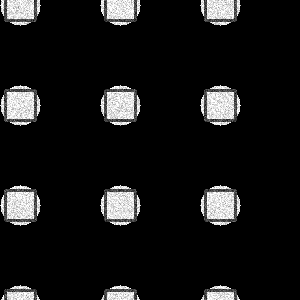
#> input picture dataset/reference.png, 300 x 300 px, found by its file name
$ python verify_feature_matching.py
#> lines starting #> are read from the running program, lines starting #| are printed output that depends on the picture
### src/utils/data_loader.py
import os
import cv2
import numpy as np
from src.utils.logger import get_logger

logger = get_logger("DataLoader")

def load_or_generate_dataset(data_dir: str = "dataset"):
    """
    Checks if real dataset exists. If not, generates synthetic DRAM-like images
    for unit testing fallback.
    """
    ref_path = os.path.join(data_dir, "reference.png")
    search_path = os.path.join(data_dir, "search.png")

    if os.path.exists(ref_path) and os.path.exists(search_path):
        logger.info("Real dataset found. Loading...")
        ref_img = cv2.imread(ref_path, cv2.IMREAD_GRAYSCALE)
        search_img = cv2.imread(search_path, cv2.IMREAD_GRAYSCALE)
        return ref_img, search_img

    # Generate high-resolution base image (1 unit = 1 px)
    # The physical scene is 10240 x 10240 units
    base_size = 10240
    base_img = np.zeros((base_size, base_size), dtype=np.float32)

    # Draw structures at high resolution
    # Dram pitch = 300 units (Search pitch = 30 px)
    for i in range(150, base_size, 300):
        for j in range(150, base_size, 300):
            cv2.circle(base_img, (i, j), 60, 150, -1)
            cv2.rectangle(base_img, (i-45, j-45), (i+45, j+45), 80, 6)

    # SEM Edge Brightening
    kernel = cv2.getStructuringElement(cv2.MORPH_RECT, (11, 11))
    gradient = cv2.morphologyEx(base_img, cv2.MORPH_GRADIENT, kernel)
    sem_img = np.clip(base_img + gradient * 1.5, 0, 255).astype(np.float32)

    # Extract Reference (Clean) - 900x900 px
    # Add rejection sampling to prevent empty references
    valid = False
    attempts = 0
    while not valid and attempts < 100:
        attempts += 1
        offset_x = np.random.randint(2000, 8000)
        offset_y = np.random.randint(2000, 8000)
        ref_float = sem_img[offset_y:offset_y+900, offset_x:offset_x+900].copy()

        # Validation: Ref must have meaningful structure
        # Check standard deviation (structural energy)
        if np.std(ref_float) > 10.0:
            valid = True

    lam_ref = 50.0
    ref_noisy = np.random.poisson(ref_float / 255.0 * lam_ref) / lam_ref * 255.0
    ref_img = np.clip(ref_noisy, 0, 255).astype(np.uint8)

    # Generate Search Image - 1024x1024 px (downsampled by 10x)
    # 10240x10240 -> 1024x1024
    search_float = cv2.resize(sem_img, (1024, 1024), interpolation=cv2.INTER_AREA)

    # Search degradation
    search_blur = cv2.GaussianBlur(search_float, (3, 3), 0.8)
    lam_search = 20.0
    search_noisy = np.random.poisson(search_blur / 255.0 * lam_search) / lam_search * 255.0
    search_img = np.clip(search_noisy, 0, 255).astype(np.uint8)

    # Ground Truth coordinate in Search Image
    # Reference was taken at (offset_x, offset_y) in base coordinates.
    # The center of the 900x900 reference is (offset_x + 450, offset_y + 450)
    gt_x = (offset_x + 450.0) / 10.0
    gt_y = (offset_y + 450.0) / 10.0

    cv2.imwrite(ref_path, ref_img)
    cv2.imwrite(search_path, search_img)

    return ref_img, search_img, gt_x, gt_y

### src/feature_matching/gfee.py
import cv2
import numpy as np
from src.utils.logger import Profiler

class GeometricFeatureExtractionEngine:
    """
    Geometric Feature Extraction Engine (GFEE)
    Implements SIFT + BFMatcher with Lowe's Ratio Test.
    """
    def __init__(self, ratio_thresh: float = 0.75):
        self.sift = cv2.SIFT_create()
        self.bf = cv2.BFMatcher(cv2.NORM_L2, crossCheck=False)
        self.ratio_thresh = ratio_thresh
        self.stats = {}

    def run(self, inputs: dict) -> dict:
        """
        inputs: {'reference': ndarray, 'candidate': ndarray}
        returns: {'kp1': list, 'kp2': list, 'good_matches': list, 'stats': dict}
        """
        img1 = inputs['reference']
        img2 = inputs['candidate']

        with Profiler("GFEE_Run") as p:
            kp1, des1 = self.sift.detectAndCompute(img1, None)
            kp2, des2 = self.sift.detectAndCompute(img2, None)

            good_matches = []
            if des1 is not None and des2 is not None and len(des1) > 1 and len(des2) > 1:
                matches = self.bf.knnMatch(des1, des2, k=2)
                for m, n in matches:
                    if m.distance < self.ratio_thresh * n.distance:
                        good_matches.append(m)

        self.stats['runtime_ms'] = p.elapsed_ms
        self.stats['memory_kb'] = p.mem_diff_kb
        self.stats['num_kp1'] = len(kp1)
        self.stats['num_kp2'] = len(kp2)
        self.stats['num_good_matches'] = len(good_matches)

        return {
            'kp1': kp1,
            'kp2': kp2,
            'good_matches': good_matches,
            'stats': self.stats
        }

### src/utils/logger.py
import logging
import time
import os
import tracemalloc

def get_logger(name: str) -> logging.Logger:
    """Returns a configured industrial logger."""
    logger = logging.getLogger(name)
    if not logger.handlers:
        logger.setLevel(logging.DEBUG)
        formatter = logging.Formatter('%(asctime)s - %(name)s - %(levelname)s - %(message)s')

        ch = logging.StreamHandler()
        ch.setLevel(logging.INFO)
        ch.setFormatter(formatter)
        logger.addHandler(ch)
    return logger

class Profiler:
    """Context manager for profiling execution time and memory usage."""
    def __init__(self, name: str, logger: logging.Logger = None):
        self.name = name
        self.logger = logger or get_logger(self.name)
        self.start_time = 0
        self.end_time = 0
        self.mem_start = 0
        self.mem_end = 0

    def __enter__(self):
        tracemalloc.start()
        self.mem_start = tracemalloc.get_traced_memory()[0]
        self.start_time = time.perf_counter()
        return self

    def __exit__(self, exc_type, exc_val, exc_tb):
        self.end_time = time.perf_counter()
        self.mem_end = tracemalloc.get_traced_memory()[0]
        tracemalloc.stop()

        elapsed_ms = (self.end_time - self.start_time) * 1000
        mem_diff_kb = (self.mem_end - self.mem_start) / 1024

        self.logger.info(f"[{self.name}] Executed in {elapsed_ms:.2f} ms | Mem Diff: {mem_diff_kb:.2f} KB")
        self.elapsed_ms = elapsed_ms
        self.mem_diff_kb = mem_diff_kb

### src/utils/visualizer.py
import os
import cv2
import matplotlib.pyplot as plt
import numpy as np

def save_image(img: np.ndarray, save_dir: str, filename: str, is_rgb: bool = False):
    """Saves an image to disk."""
    os.makedirs(save_dir, exist_ok=True)
    filepath = os.path.join(save_dir, filename)
    if is_rgb:
        img_bgr = cv2.cvtColor(img, cv2.COLOR_RGB2BGR)
        cv2.imwrite(filepath, img_bgr)
    else:
        cv2.imwrite(filepath, img)

# [15 lines left out: functions plot_histogram, save_overlay, not called in this run]

### src/utils/report_generator.py
import os
from typing import Dict, Any

class ReportGenerator:
    """Generates Markdown debug reports for each module."""
    def __init__(self, module_name: str, save_dir: str = "outputs/reports"):
        self.module_name = module_name
        self.save_dir = save_dir
        self.filepath = os.path.join(self.save_dir, f"{self.module_name}_REPORT.md")
        os.makedirs(self.save_dir, exist_ok=True)
        self.content = f"# {self.module_name} DEBUG REPORT\n\n"

    def add_section(self, title: str, content: str):
        self.content += f"## {title}\n{content}\n\n"

    def add_parameters(self, params: Dict[str, Any]):
        param_str = "\n".join([f"- **{k}**: {v}" for k, v in params.items()])
        self.add_section("Parameters Used", param_str)

    def add_execution_stats(self, time_ms: float, mem_kb: float, dims: str):
        stats = f"- **Runtime**: {time_ms:.2f} ms\n- **Memory Diff**: {mem_kb:.2f} KB\n- **Output Dimensions**: {dims}"
        self.add_section("Execution Statistics", stats)

    def add_images(self, image_paths: list[str]):
        img_str = "\n".join([f"![image]({path})" for path in image_paths])
        self.add_section("Generated Images", img_str)

    def add_status(self, passed: bool, observations: str):
        status = "PASS" if passed else "FAIL"
        content = f"**Status**: {status}\n\n**Observations**:\n{observations}"
        self.add_section("Conclusion", content)

    def save(self):
        with open(self.filepath, "w") as f:
            f.write(self.content)

### scripts/verify_feature_matching.py
import os
import sys
import cv2

sys.path.append(os.path.abspath(os.path.join(os.path.dirname(__file__), '..')))

from src.utils.data_loader import load_or_generate_dataset
from src.utils.visualizer import save_image
from src.utils.report_generator import ReportGenerator
from src.feature_matching.gfee import GeometricFeatureExtractionEngine

def main():
    report = ReportGenerator("GFEE", save_dir="outputs/reports")
    report.add_parameters({"extractor": "SIFT", "ratio_thresh": 0.75})

    try:
        ref_img, search_img = load_or_generate_dataset()
#> in load_or_generate_dataset, ref_img is the input picture: shape (300, 300); min 0, max 255, mean 23.8
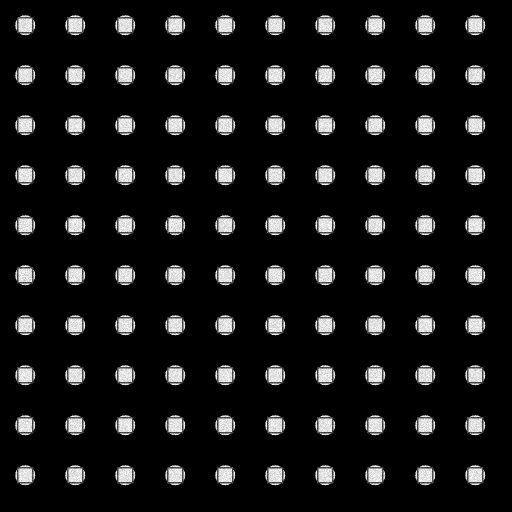
#> input picture dataset/search.png, 1024 x 1024 px, found by its file name (shown at 1/2 size)
#> in load_or_generate_dataset, search_img is the input picture: shape (1024, 1024); min 0, max 255, mean 22.8

        # Crop a candidate to simulate GSPE output
        h, w = ref_img.shape
#> h = 300; w = 300
        cand_img = search_img[300:300+h, 300:300+w].copy() # Roughly near true location
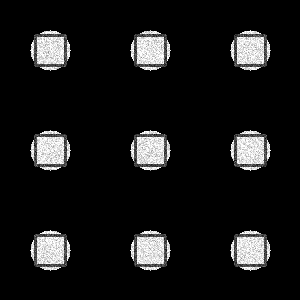
#> cand_img: shape (300, 300); min 0, max 255, mean 23.8

        engine = GeometricFeatureExtractionEngine(ratio_thresh=0.75)
        result = engine.run({'reference': ref_img, 'candidate': cand_img})
#> in run, `kp1, des1 = self.sift.detectAndCompute(img1, None)`: kp1 = 306 keypoints; strongest (x, y, size): (220, 205, 23.5), (220, 105, 23.4), (120, 205, 23.5), (120, 105, 23.6)
#> in run, `kp2, des2 = self.sift.detectAndCompute(img2, None)`: kp2 = 341 keypoints; strongest (x, y, size): (150, 50, 23.3), (250, 250, 23.3), (250, 150, 23.3), (150, 250, 23.4)
#> in run, `matches = self.bf.knnMatch(des1, des2, k=2)`: matches = 306 matches
#> after the loop in run, `for m, n in matches:`: good_matches = 221 matches
#> result = 4 items

        kp1, kp2, matches, stats = result['kp1'], result['kp2'], result['good_matches'], result['stats']
#> matches = 221 matches; stats = {'runtime_ms': 91.06, 'memory_kb': 583.8, 'num_kp1': 306, 'num_kp2': 341, 'num_good_matches': 221}

        # Visualize matches
        match_img = cv2.drawMatches(ref_img, kp1, cand_img, kp2, matches, None, flags=cv2.DrawMatchesFlags_NOT_DRAW_SINGLE_POINTS)
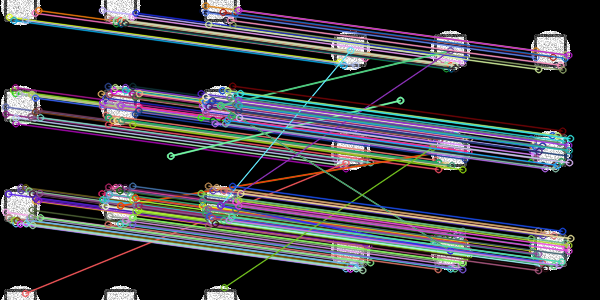
#> match_img: shape (300, 600, 3); mean of channels 0, 1, 2 54, 49.9, 50.4; drawn as B, G, R
        save_image(match_img, "outputs/debug/matches", "sift_matches.png")

        report.add_execution_stats(stats['runtime_ms'], stats['memory_kb'], "N/A")
        report.add_images(["../debug/matches/sift_matches.png"])

        obs = f"Found {stats['num_kp1']} ref keypoints, {stats['num_kp2']} cand keypoints, {stats['num_good_matches']} good matches."
        report.add_status(True, obs)

    except Exception as e:
        report.add_status(False, f"Exception occurred: {str(e)}")
        raise
    finally:
        report.save()

if __name__ == "__main__":
    main()
